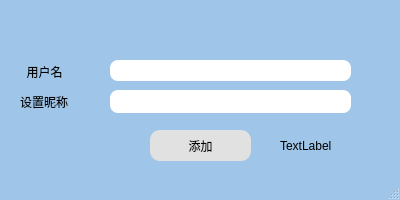
<?xml version="1.0" encoding="UTF-8"?>
<ui version="4.0">
 <class>addfriend</class>
 <widget class="QMainWindow" name="addfriend">
  <property name="geometry">
   <rect>
    <x>0</x>
    <y>0</y>
    <width>400</width>
    <height>200</height>
   </rect>
  </property>
  <property name="minimumSize">
   <size>
    <width>400</width>
    <height>200</height>
   </size>
  </property>
  <property name="maximumSize">
   <size>
    <width>400</width>
    <height>200</height>
   </size>
  </property>
  <property name="windowTitle">
   <string>MainWindow</string>
  </property>
  <property name="styleSheet">
   <string notr="true">#addfriend{
background-color: rgb(159,197,232);
}
</string>
  </property>
  <widget class="QWidget" name="centralwidget">
   <property name="minimumSize">
    <size>
     <width>400</width>
     <height>200</height>
    </size>
   </property>
   <property name="maximumSize">
    <size>
     <width>400</width>
     <height>200</height>
    </size>
   </property>
   <property name="styleSheet">
    <string notr="true">#centralwidget{
background-color: rgb(159,197,232);
}
</string>
   </property>
   <widget class="QLineEdit" name="lineEdit">
    <property name="geometry">
     <rect>
      <x>110</x>
      <y>60</y>
      <width>241</width>
      <height>21</height>
     </rect>
    </property>
    <property name="styleSheet">
     <string notr="true">#lineEdit{
border-radius:8px;
}</string>
    </property>
   </widget>
   <widget class="QPushButton" name="pushButton">
    <property name="geometry">
     <rect>
      <x>150</x>
      <y>130</y>
      <width>101</width>
      <height>31</height>
     </rect>
    </property>
    <property name="styleSheet">
     <string notr="true">#pushButton:hover{
	font: 11pt &quot;楷体&quot;;
border-radius:10px;
background-color:rgb(204,204,204);
}
#pushButton:!hover{
	font: 11pt &quot;楷体&quot;;
border-radius:10px;
background-color:rgb(225,225,225);
}
#pushButton:hover:pressed{
	font: 11pt &quot;楷体&quot;;
border-radius:10px;
background-color:rgb(74,134,232);
}</string>
    </property>
    <property name="text">
     <string>添加</string>
    </property>
   </widget>
   <widget class="QLineEdit" name="lineEdit_2">
    <property name="geometry">
     <rect>
      <x>110</x>
      <y>90</y>
      <width>241</width>
      <height>23</height>
     </rect>
    </property>
    <property name="styleSheet">
     <string notr="true">#lineEdit_2{
border-radius:8px;
}</string>
    </property>
   </widget>
   <widget class="QWidget" name="layoutWidget">
    <property name="geometry">
     <rect>
      <x>20</x>
      <y>60</y>
      <width>71</width>
      <height>54</height>
     </rect>
    </property>
    <layout class="QVBoxLayout" name="verticalLayout">
     <item>
      <widget class="QLabel" name="label_2">
       <property name="styleSheet">
        <string notr="true">font: 9pt &quot;楷体&quot;;</string>
       </property>
       <property name="text">
        <string>  用户名</string>
       </property>
      </widget>
     </item>
     <item>
      <widget class="QLabel" name="label">
       <property name="styleSheet">
        <string notr="true">font: 9pt &quot;楷体&quot;;</string>
       </property>
       <property name="text">
        <string>设置昵称</string>
       </property>
      </widget>
     </item>
    </layout>
   </widget>
   <widget class="QLabel" name="label_notice">
    <property name="geometry">
     <rect>
      <x>280</x>
      <y>130</y>
      <width>81</width>
      <height>31</height>
     </rect>
    </property>
    <property name="styleSheet">
     <string notr="true">font: 9pt &quot;楷体&quot;;</string>
    </property>
    <property name="text">
     <string>TextLabel</string>
    </property>
   </widget>
  </widget>
  <widget class="QStatusBar" name="statusbar"/>
 </widget>
 <resources/>
 <connections/>
</ui>
